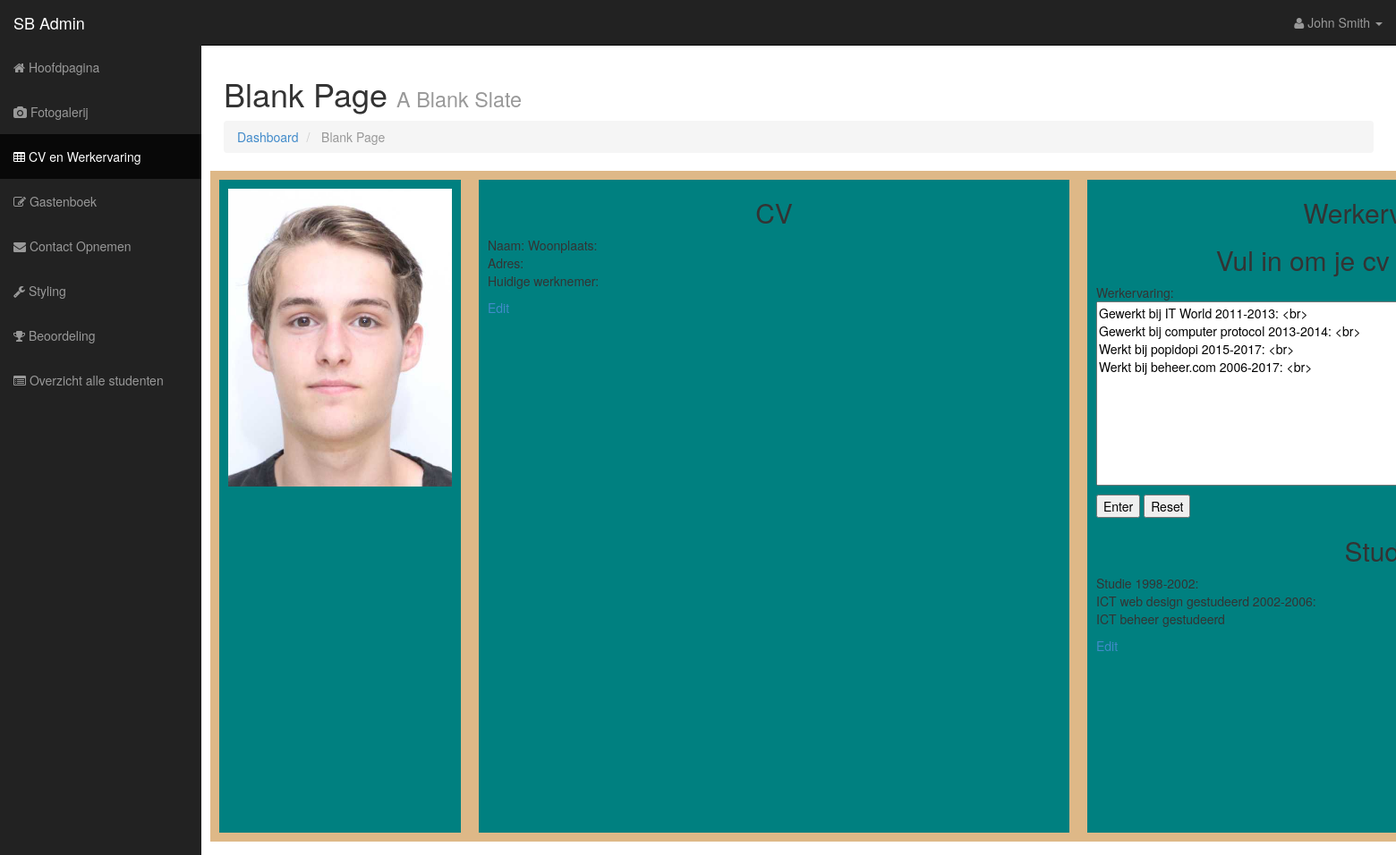
Page /Bootstrap/cvwerkervaring_edit.php?cvID=1 on the committed database.
### tables this page shows
CREATE TABLE `text_cv` (
  `User_ID` int(11) NOT NULL,
  `cvID` int(11) NOT NULL,
  `Textarea` varchar(1500) DEFAULT NULL,
  `Werkervaring` varchar(1500) DEFAULT NULL,
  `Opleidingen` varchar(1500) DEFAULT NULL,
  `Persoonlijke_Gegevens` varchar(500) DEFAULT NULL,
  `Voorsteltekst` varchar(255) DEFAULT NULL
);

### Bootstrap/cvwerkervaring_edit.php (the view, shortened to what this page needs)
<!DOCTYPE html>
<html lang="en">
    <head>
        <link href="css/bootstrap.css" rel="stylesheet">
        <link href="css/sb-admin.css" rel="stylesheet">
        <link rel="stylesheet" href="font-awesome/css/font-awesome.min.css">
    </head>
    <body>
        <div id="wrapper">
            <nav class="navbar navbar-inverse navbar-fixed-top" role="navigation">
                <div class="navbar-header">
                    <a class="navbar-brand" href="index.html">SB Admin</a>
                </div>
                <div class="collapse navbar-collapse navbar-ex1-collapse">
                    <ul class="nav navbar-nav side-nav">
                        <li><a href="index.php"><i class="fa fa-home"></i> Hoofdpagina</a></li>
                        <li><a href="fotogalerij.php"><i class="fa fa-camera"></i> Fotogalerij</a></li>
                        <li class="active"><a href="cv.php"><i class="fa fa-table"></i> CV en Werkervaring</a></li>
                        <li><a href="Gastenboek.php"><i class="fa fa-edit"></i> Gastenboek</a></li>
                        <li><a href="contact.php"><i class="fa fa-envelope"></i> Contact Opnemen</a></li>
                        <li><a href="styling.php"><i class="fa fa-wrench"></i> Styling</a></li>
                        <li><a href="beoordeling.php"><i class="fa fa-trophy"></i> Beoordeling</a></li>
                        <li><a href="studentenoverzicht.php"><i class="fa fa-list-alt"></i> Overzicht alle studenten</a></li>
                    </ul>
                    <ul class="nav navbar-nav navbar-right navbar-user">
                        <li class="dropdown user-dropdown">
                            <a href="#" class="dropdown-toggle" data-toggle="dropdown"><i class="fa fa-user"></i> John Smith <b class="caret"></b></a>
                        </li>
                    </ul>
                </div>
            </nav>
            <div id="page-wrapper">
                <div class="row">
                    <div class="col-lg-12">
                        <h1>Blank Page <small>A Blank Slate</small></h1>
                        <ol class="breadcrumb">
                            <li><a href="index.html"><i class="icon-dashboard"></i> Dashboard</a></li>
                            <li class="active"><i class="icon-file-alt"></i> Blank Page</li>
                        </ol>
                    </div>
                    <div class="frontendcv">
                        <div class="infocv">
                            <div class="pasfotocv">
                                <img src="img/Pasfoto.jpg" alt="pasfoto">
                            </div>
                        </div>
                        <div class="cv">
                            <h2>CV</h2>
                            <?php
                            $DBConnect = mysqli_connect("localhost", "root", "");
                            if ($DBConnect === FALSE)
                            {
                                echo "<p>Unable to connect to the database server.</p>" . "<p>Error code " . mysqli_error() . ": " . mysqli_error() . "</p>";
                            } else
                            {
                                $DBName = "project_portfolio";
                                if (!mysqli_select_db($DBConnect, $DBName))
                                {
                                    echo "<p>Er is geen cv tekst</p>";
                                } else
                                {
                                    $TableName = "Text_CV";
                                    $SQLstring = "SELECT * FROM $TableName";
                                    $QueryResult = mysqli_query($DBConnect, $SQLstring);
                                    if (mysqli_num_rows($QueryResult) == 0)
                                    {
                                        echo "<p>There are no textfields!</p>";
                                    } else
                                    {
                                        while ($Row = mysqli_fetch_assoc($QueryResult))
                                        {
                                            echo "<p>{$Row['Textarea']}</p>";
                                            echo "<p><a href ='cvtext_edit.php?cvID=" . $Row['cvID'] . "'>Edit</a><p>";
                                        }
                                    }
                                }
                            }
                            ?>
                        </div>
                        <div class="we">
                            <h2>Werkervaring</h2>
                            <?php
                            $cvID = $_GET["cvID"];
                            $DBConnect = mysqli_connect("localhost", "root", "");
                            if ($DBConnect === FALSE)
                            {
                                echo "<p>Unable to connect to the database server.</p>" . "<p>Error code " . mysqli_error() . ": " . mysqli_error() . "</p>";
                            } else
                            {
                                $DBName = "project_portfolio";
                                if (!mysqli_select_db($DBConnect, $DBName))
                                {
                                    echo "<p>Failed to load data!</p>";
                                } else
                                {
                                    $TableName = "Text_CV";
                                    $SQLstring = "SELECT * FROM $TableName WHERE cvID = $cvID";
                                    $QueryResult = mysqli_query($DBConnect, $SQLstring);
                                    if (mysqli_num_rows($QueryResult) == 0)
                                    {
                                        echo "<p>Failed to load data!</p>";
                                    } else
                                    {
                                        echo"<h2>Vul in om je cv te bewerken.</h2>";
                                        echo"<div id='form'>";
                                        echo "<form method='POST' action='cvwerkervaring_done.php?cvID=" . $cvID . "'>";
                                        while ($Row = mysqli_fetch_assoc($QueryResult))
                                        {
                                            echo "<p>Werkervaring:<textarea rows='10' cols='100' name='werkervaring'>" . $Row['Werkervaring'] . "</textarea></p>";
                                            echo "<p><input type='submit' value='Enter'> <input type='reset' value='Reset'></p>";
                                        }
                                        echo "</form>";
                                        echo "</div>";
                                    }
                                }
                            }
                            ?>
                            <h2>Studie</h2>
                            <?php
                            $DBConnect = mysqli_connect("localhost", "root", "");
                            if ($DBConnect === FALSE)
                            {
                                echo "<p>Unable to connect to the database server.</p>" . "<p>Error code " . mysqli_error() . ": " . mysqli_error() . "</p>";
                            } else
                            {
                                $DBName = "project_portfolio";
                                if (!mysqli_select_db($DBConnect, $DBName))
                                {
                                    echo "<p>Er is geen cv tekst</p>";
                                } else
                                {
                                    $TableName = "Text_CV";
                                    $SQLstring = "SELECT * FROM $TableName";
                                    $QueryResult = mysqli_query($DBConnect, $SQLstring);
                                    if (mysqli_num_rows($QueryResult) == 0)
                                    {
                                        echo "<p>There are no textfields!</p>";
                                    } else
                                    {
                                        while ($Row = mysqli_fetch_assoc($QueryResult))
                                        {
                                            echo "<p>{$Row['Opleidingen']}</p>";
                                            echo "<p><a href ='cvopleidingen_edit.php?cvID=" . $Row['cvID'] . "'>Edit</a><p>";
                                        }
                                    }
                                }
                            }
                            ?>
                        </div>
                    </div>
                </div>
            </div>
        </div>
    </body>
</html>

### rows in the picture
text_cv: Textarea "Naam: Woonplaats: Adres: Huidige werknemer:", werkervaring "Gewerkt bij IT World 2011-2013: <br> Gewerkt bij computer protocol 2013-2014: <br> Werkt bij popidopi 2015-2017: <br> Werkt bij beheer.com 2006-2017: <br>", Opleidingen "Studie 1998-2002: ICT web design gestudeerd 2002-2006: ICT beheer gestudeerd"
